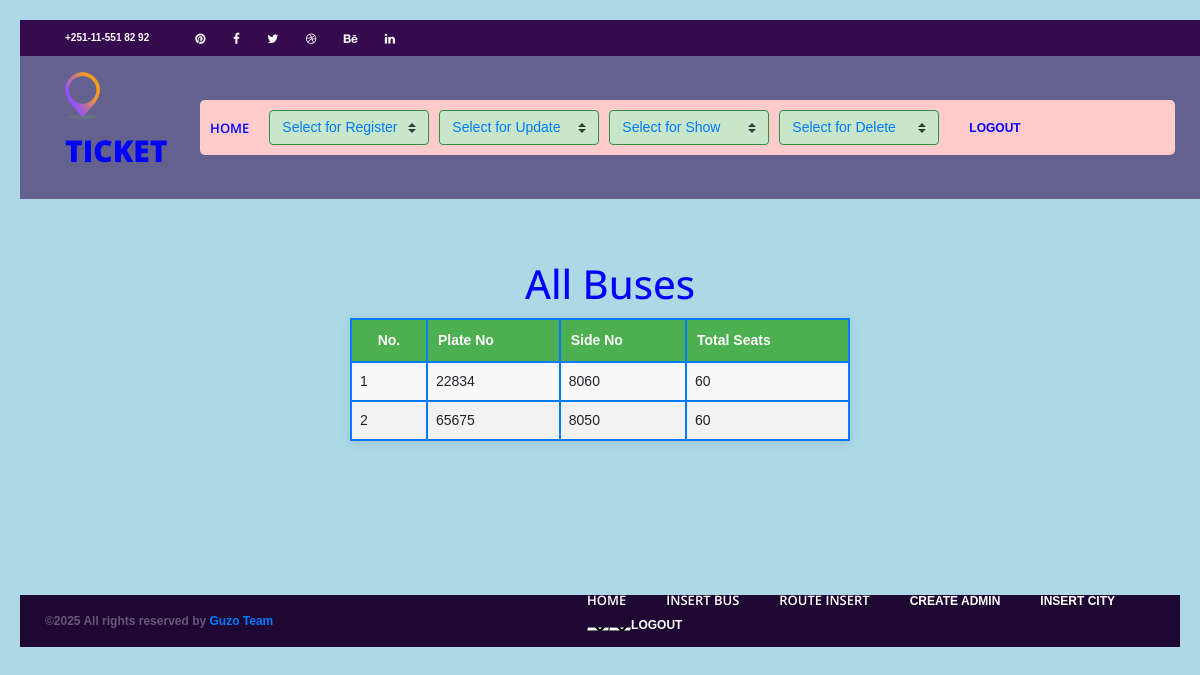
/buses/, run on an earlier commit of the app's database.
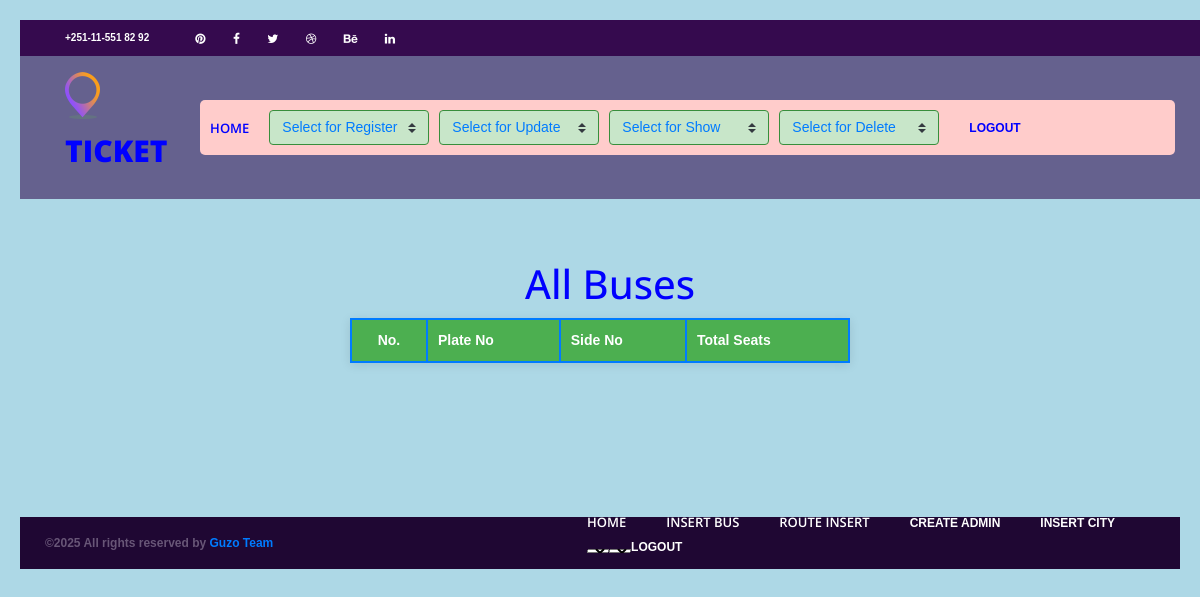
And on a later commit of the database.
### users/models.py (models this page shows, shortened)
class Bus(models.Model):
    registration_id = models.UUIDField(default=uuid.uuid4, editable=False, unique=True)
    registered_time = models.DateTimeField(auto_now_add=True)
    plate_no = models.CharField(max_length=50, null=True, blank=True)
    sideno = models.CharField(max_length=50, null=True, blank=True)
    no_seats = models.CharField(max_length=50, null=True, blank=False)
    groups = models.ManyToManyField(
        'auth.Group',
        related_name='bus_set',  # Unique related name
        blank=True
    )
    user_permissions = models.ManyToManyField(
        'auth.Permission',
        related_name='bus_permissions_set',  # Unique related name
        blank=True
    )

### users/views.py (the view)
# urls.py: path('buses/', views.buses, name='buses'),
def buses(request):
    buses = Bus.objects.all()
    return render(request, 'users/buses.html',{'buses': buses})

### users/templates/users/buses.html (shortened to what the changed rows need)
<!DOCTYPE html>
<html lang="en">
<head>
<link rel="stylesheet" type="text/css" href="../static/styles/bootstrap4/bootstrap.min.css">
<link href="../static/plugins/font-awesome-4.7.0/css/font-awesome.min.css" rel="stylesheet" type="text/css">
<link rel="stylesheet" type="text/css" href="../static/plugins/OwlCarousel2-2.2.1/owl.carousel.css">
<link rel="stylesheet" type="text/css" href="../static/plugins/OwlCarousel2-2.2.1/owl.theme.default.css">
<link rel="stylesheet" type="text/css" href="../static/plugins/OwlCarousel2-2.2.1/animate.css">
<link rel="stylesheet" type="text/css" href="../static/styles/main_styles.css">
<link rel="stylesheet" type="text/css" href="../static/styles/responsive.css">
</head>
<body style="background-color: lightblue;">
<div class="super_container">
                <link href="https://stackpath.bootstrapcdn.com/bootstrap/4.5.2/css/bootstrap.min.css" rel="stylesheet">
<h1 style="margin: 0 auto; padding-left: 20px; text-align: center; display: block; color:blue;">All Buses</h1>
<table>
  <thead>
        <tr>
            <th>No.</th>
            <th>Plate No</th>
            <th>Side No</th>
            <th>Total Seats</th>
        </tr>
  </thead>
  <tbody>
     {% for bus in buses %}
      <tr>
        <td>{{ forloop.counter }}</td>
        <td>{{ bus.plate_no }}</td>
        <td>{{ bus.sideno }}</td>
        <td>{{ bus.no_seats }}</td>
      </tr>
    {% endfor %}
  </tbody>
</table>
</div>
</body>
</html>

What changed in the data, as far as the page shows it:
removed Bus: plate_no "22834", sideno "8060", no_seats "60"
removed Bus: plate_no "65675", sideno "8050", no_seats "60"
